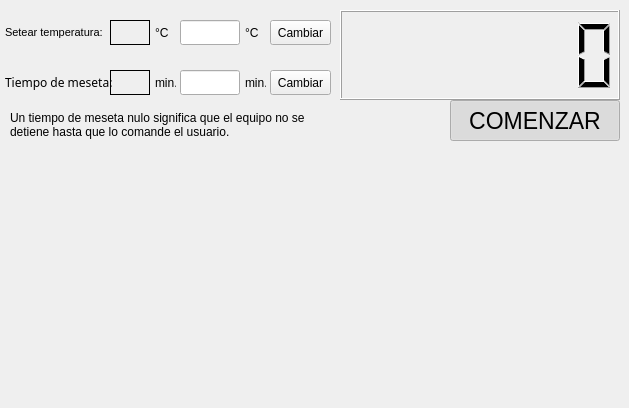
    <widget class="QWidget" name="tab">
     <attribute name="title">
      <string>Normal</string>
     </attribute>
     <widget class="QLCDNumber" name="lcdNumber">
      <property name="geometry">
       <rect>
        <x>340</x>
        <y>10</y>
        <width>280</width>
        <height>90</height>
       </rect>
      </property>
      <property name="digitCount">
       <number>7</number>
      </property>
      <property name="segmentStyle">
       <enum>QLCDNumber::Filled</enum>
      </property>
      <property name="value" stdset="0">
       <double>0.000000000000000</double>
      </property>
     </widget>
     <widget class="QLineEdit" name="TempSet">
      <property name="geometry">
       <rect>
        <x>180</x>
        <y>20</y>
        <width>60</width>
        <height>25</height>
       </rect>
      </property>
      <property name="text">
       <string/>
      </property>
      <property name="alignment">
       <set>Qt::AlignRight|Qt::AlignTrailing|Qt::AlignVCenter</set>
      </property>
     </widget>
     <widget class="QLabel" name="label">
      <property name="geometry">
       <rect>
        <x>5</x>
        <y>20</y>
        <width>141</width>
        <height>25</height>
       </rect>
      </property>
      <property name="font">
       <font>
        <family>MS Shell Dlg 2</family>
        <pointsize>8</pointsize>
       </font>
      </property>
      <property name="text">
       <string>Setear temperatura:</string>
      </property>
     </widget>
     <widget class="QLabel" name="label_2">
      <property name="geometry">
       <rect>
        <x>10</x>
        <y>149</y>
        <width>610</width>
        <height>250</height>
       </rect>
      </property>
      <property name="contextMenuPolicy">
       <enum>Qt::NoContextMenu</enum>
      </property>
      <property name="autoFillBackground">
       <bool>false</bool>
      </property>
      <property name="frameShape">
       <enum>QFrame::Panel</enum>
      </property>
      <property name="frameShadow">
       <enum>QFrame::Raised</enum>
      </property>
      <property name="lineWidth">
       <number>0</number>
      </property>
      <property name="midLineWidth">
       <number>0</number>
      </property>
      <property name="text">
       <string/>
      </property>
      <property name="textFormat">
       <enum>Qt::RichText</enum>
      </property>
      <property name="pixmap">
       <pixmap>rampaYmeseta.jpeg</pixmap>
      </property>
      <property name="scaledContents">
       <bool>false</bool>
      </property>
      <property name="alignment">
       <set>Qt::AlignCenter</set>
      </property>
      <property name="indent">
       <number>0</number>
      </property>
     </widget>
     <widget class="QLabel" name="label_3">
      <property name="geometry">
       <rect>
        <x>5</x>
        <y>70</y>
        <width>131</width>
        <height>25</height>
       </rect>
      </property>
      <property name="font">
       <font>
        <family>Meera</family>
       </font>
      </property>
      <property name="text">
       <string>Tiempo de meseta:</string>
      </property>
     </widget>
     <widget class="QLineEdit" name="TimeSet">
      <property name="geometry">
       <rect>
        <x>180</x>
        <y>70</y>
        <width>60</width>
        <height>25</height>
       </rect>
      </property>
      <property name="alignment">
       <set>Qt::AlignRight|Qt::AlignTrailing|Qt::AlignVCenter</set>
      </property>
     </widget>
     <widget class="QPushButton" name="pushButton_2">
      <property name="geometry">
       <rect>
        <x>270</x>
        <y>20</y>
        <width>61</width>
        <height>25</height>
       </rect>
      </property>
      <property name="text">
       <string>Cambiar</string>
      </property>
     </widget>
     <widget class="QPushButton" name="pushButton_3">
      <property name="geometry">
       <rect>
        <x>270</x>
        <y>70</y>
        <width>61</width>
        <height>25</height>
       </rect>
      </property>
      <property name="text">
       <string>Cambiar</string>
      </property>
     </widget>
     <widget class="QLabel" name="TempSet_lb">
      <property name="geometry">
       <rect>
        <x>110</x>
        <y>20</y>
        <width>40</width>
        <height>25</height>
       </rect>
      </property>
      <property name="frameShape">
       <enum>QFrame::Box</enum>
      </property>
      <property name="text">
       <string/>
      </property>
      <property name="alignment">
       <set>Qt::AlignRight|Qt::AlignTrailing|Qt::AlignVCenter</set>
      </property>
     </widget>
     <widget class="QLabel" name="TimeSet_lb">
      <property name="geometry">
       <rect>
        <x>110</x>
        <y>70</y>
        <width>40</width>
        <height>25</height>
       </rect>
      </property>
      <property name="frameShape">
       <enum>QFrame::Box</enum>
      </property>
      <property name="text">
       <string/>
      </property>
      <property name="alignment">
       <set>Qt::AlignRight|Qt::AlignTrailing|Qt::AlignVCenter</set>
      </property>
     </widget>
     <widget class="QLabel" name="label_12">
      <property name="geometry">
       <rect>
        <x>10</x>
        <y>110</y>
        <width>331</width>
        <height>30</height>
       </rect>
      </property>
      <property name="text">
       <string>Un tiempo de meseta nulo significa que el equipo no se detiene hasta que lo comande el usuario.</string>
      </property>
      <property name="textFormat">
       <enum>Qt::PlainText</enum>
      </property>
      <property name="wordWrap">
       <bool>true</bool>
      </property>
     </widget>
     <widget class="QLabel" name="label_16">
      <property name="geometry">
       <rect>
        <x>245</x>
        <y>70</y>
        <width>21</width>
        <height>25</height>
       </rect>
      </property>
      <property name="font">
       <font>
        <family>Ubuntu</family>
       </font>
      </property>
      <property name="text">
       <string>min.</string>
      </property>
     </widget>
     <widget class="QLabel" name="label_17">
      <property name="geometry">
       <rect>
        <x>245</x>
        <y>20</y>
        <width>21</width>
        <height>25</height>
       </rect>
      </property>
      <property name="font">
       <font>
        <family>Ubuntu</family>
       </font>
      </property>
      <property name="text">
       <string>°C</string>
      </property>
     </widget>
     <widget class="QLabel" name="label_18">
      <property name="geometry">
       <rect>
        <x>155</x>
        <y>20</y>
        <width>21</width>
        <height>25</height>
       </rect>
      </property>
      <property name="font">
       <font>
        <family>Ubuntu</family>
       </font>
      </property>
      <property name="text">
       <string>°C</string>
      </property>
     </widget>
     <widget class="QLabel" name="label_19">
      <property name="geometry">
       <rect>
        <x>155</x>
        <y>70</y>
        <width>21</width>
        <height>25</height>
       </rect>
      </property>
      <property name="font">
       <font>
        <family>Ubuntu</family>
       </font>
      </property>
      <property name="text">
       <string>min.</string>
      </property>
     </widget>
     <widget class="QPushButton" name="StartStop">
      <property name="geometry">
       <rect>
        <x>450</x>
        <y>100</y>
        <width>170</width>
        <height>41</height>
       </rect>
      </property>
      <property name="font">
       <font>
        <pointsize>17</pointsize>
       </font>
      </property>
      <property name="mouseTracking">
       <bool>false</bool>
      </property>
      <property name="text">
       <string>COMENZAR</string>
      </property>
      <property name="checkable">
       <bool>true</bool>
      </property>
      <property name="checked">
       <bool>true</bool>
      </property>
      <property name="autoDefault">
       <bool>false</bool>
      </property>
      <property name="flat">
       <bool>false</bool>
      </property>
     </widget>
     <zorder>lcdNumber</zorder>
     <zorder>TempSet</zorder>
     <zorder>label</zorder>
     <zorder>label_3</zorder>
     <zorder>TimeSet</zorder>
     <zorder>label_2</zorder>
     <zorder>pushButton_2</zorder>
     <zorder>pushButton_3</zorder>
     <zorder>TempSet_lb</zorder>
     <zorder>TimeSet_lb</zorder>
     <zorder>label_12</zorder>
     <zorder>label_16</zorder>
     <zorder>label_17</zorder>
     <zorder>label_18</zorder>
     <zorder>label_19</zorder>
     <zorder>StartStop</zorder>
    </widget>
